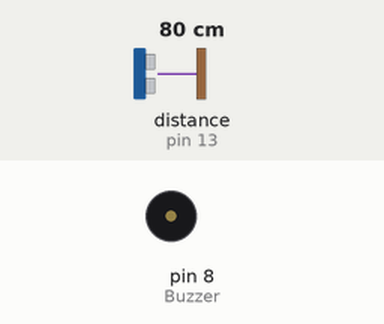
Bench run of a sketch on a simulated Arduino Uno, built with avr-gcc and run on an emulated ATmega328P. On the bench: buzzer (waves = sounding). Wiring (inferred from the names in the program): ultrasonic range finder: trigger pin 12; echo pin 13. Inputs (shaded band) come from the test bench; at power-on: distance to the obstacle (sensor on pin 13) 80 cm. The echo pulse lasts 58.3 µs per cm.

Above: at 1.2 s.
1.3 s: distance to the obstacle (sensor on pin 13) set to 29 cm
2.8 s: distance to the obstacle (sensor on pin 13) set to 24 cm
At 3.6 s:
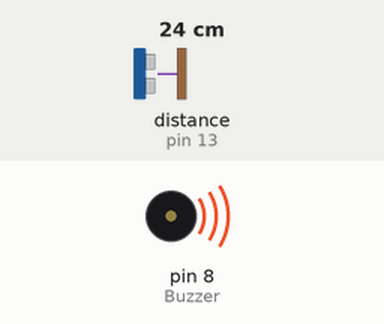
4.3 s: distance to the obstacle (sensor on pin 13) set to 35 cm
At 4.8 s:
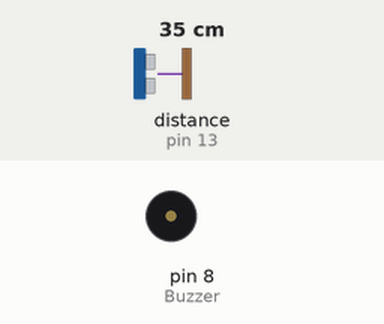
5.8 s: distance to the obstacle (sensor on pin 13) set to 2 cm
At 7.1 s:
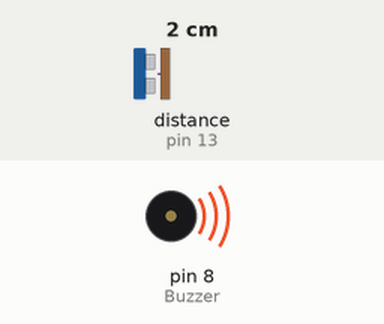
Timing chart, 0 to 8.3 s (numbered marks = the images above; inputs shaded):
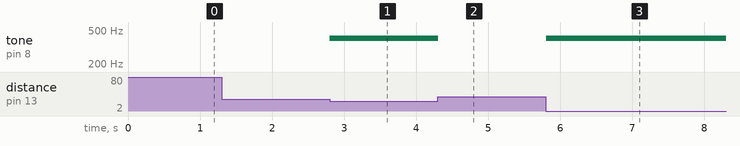

Measured:
- the behaviour switches between 27 and 26 cm on distance to the obstacle (sensor on pin 13) (found by bisection; images 0 and 1)
- after the input at 1.3 s, every drawn part: stays the same
- after the input at 2.8 s, tone on pin 8 (Buzzer): silent → 400 Hz at once
- after the input at 4.3 s, tone on pin 8 (Buzzer): 400 Hz → silent at once
- after the input at 5.8 s, tone on pin 8 (Buzzer): silent → 400 Hz at once

The sketch:

Cap.ino
```cpp
int trigPin = 12;
int echoPin = 13;
int Buzzer = 8;
int duration, distance;
void setup() {
  Serial.begin (9600);
  pinMode(trigPin, OUTPUT);
  pinMode(echoPin, INPUT);
  pinMode(Buzzer, OUTPUT);
}

void loop() {

  digitalWrite(trigPin, HIGH);
  delayMicroseconds(10);
  digitalWrite(trigPin, LOW);
  duration = pulseIn(echoPin, HIGH);
  distance = duration*0.034/2;
  if (distance <= 25)
  {
    tone(Buzzer, 400);
  }
  else {
    noTone(Buzzer);
  }
}
```
